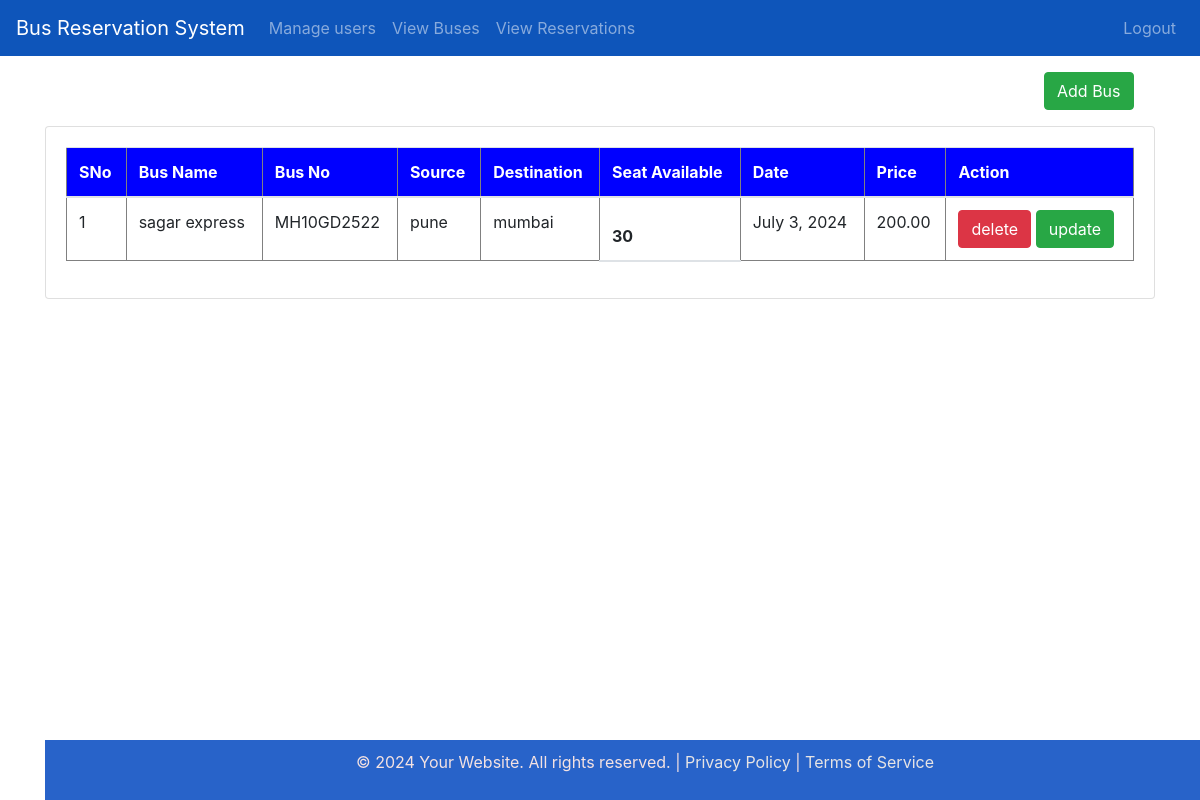
The app's page /manage_bus/ (signed in) with its own data.
### myapp/models.py (models this page shows)
class Bus(models.Model):
    bus_name = models.CharField(max_length=255)
    seat_price = models.DecimalField(max_digits=6, decimal_places=2)
    bus_no = models.CharField(max_length=255)
    source = models.CharField(max_length=255)
    destination = models.CharField(max_length=255)
    date = models.DateField()
    seat = models.PositiveIntegerField(default=1)

### myapp/views.py (the view)
# urls.py: path('manage_bus/',views.manage_bus,name='manage_bus'),
@login_required(login_url='login')
def manage_bus(request):
    buses = Bus.objects.all()
    return render(request, 'manag_bus.html', {'buses': buses})

### templates/manag_bus.html (shortened to what this page needs)
<!doctype html>
<html lang="en">
  <head>
    <link rel="stylesheet" href="https://cdn.jsdelivr.net/npm/bootstrap@4.0.0/dist/css/bootstrap.min.css">
  </head>
  <body>
    {% include "admin_navbar.html" %}
    <div class="container">
      <div >
        <a href="/addbus/" class="btn btn1 btn-success md-sm my-3 ">Add Bus</a>
    </div>
      <div class="row">
          <div class="col-md-12">
              <div class="card">
                <div class="card-body">
                  <table class="table table-striped" border="1px solid">
                    <thead>
                      <tr style="background-color:blue;color:white">
                        <th>SNo</th>
                        <th>Bus Name</th>
                        <th>Bus No</th>
                        <th>Source</th>
                        <th>Destination</th>
                        <th>Seat Available</th>
                        <th>Date</th>
                        <th>Price</th>
                        <th>Action</th>
                      </tr>
                      {% for buses in buses %}
                      <tr>
                        <td>{{forloop.counter}}</td>
                        <td>{{buses.bus_name}}</td>
                        <td>{{buses.bus_no}}</td>
                        <td>{{buses.source}}</td>
                        <td>{{buses.destination}}</td>
                        <th>{{buses.seat}}
                        <td>{{buses.date}}</td>
                        <td>{{buses.seat_price}}</td>
                        <td>
                          <a href="/deletebus/{{buses.id}}" class="btn btn-danger md-sm">delete</a>
                          <a href="/updatebus/{{buses.id}}" class="btn btn-success md-sm">update</a>
                        </td>
                      </tr>
                      {% endfor %}
                    </thead>
                  </table>
                </div>
              </div>
      </div>
  </div>
  {% include "footer.html" %}
  </body>
</html>

### templates/manag_bus.html (style rules this page uses)
.btn1 { margin-left:90%; }

### records on screen
Bus: bus_name "sagar express", bus_no "MH10GD2522", source "pune", destination "mumbai", seat "30", date "July 3, 2024", seat_price "200.00"
